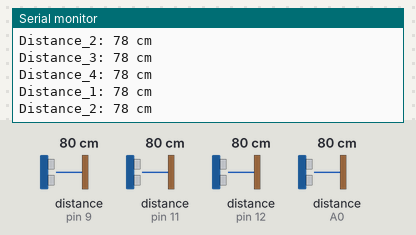
This sketch was run on a simulated Arduino Uno, built with avr-gcc and run on an emulated ATmega328P. On the bench: the last lines printed to the serial monitor. Wiring (inferred from the names in the program): 4 × ultrasonic range finder: trigger pin 8, echo pin 9 / trigger pin 10, echo pin 11 / trigger pin 13, echo pin 12 / trigger A1, echo A0. Inputs (shaded band) come from the test bench; at power-on: distance to the obstacle (sensors on pin 11, pin 9, pin 12, A0) 80 cm. The echo pulse lasts 58.3 µs per cm.

Above: at 1.2 s.
1.3 s: distance to the obstacle (sensor on pin 11) set to 2 cm
At 2.2 s:
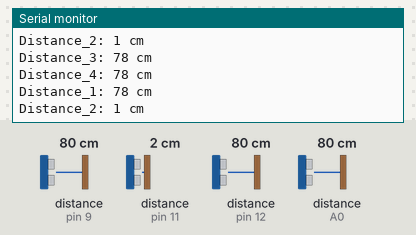
4.3 s: distance to the obstacle (sensor on pin 9) set to 2 cm
At 5.1 s:
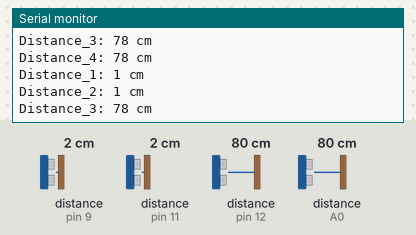
7.3 s: distance to the obstacle (sensor on pin 12) set to 2 cm
At 8.3 s:
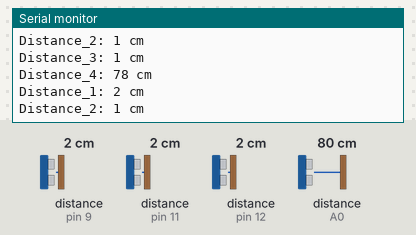
10.3 s: distance to the obstacle (sensor on A0) set to 2 cm
At 11.0 s:
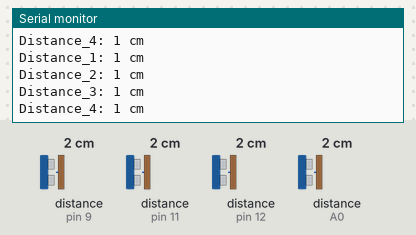
11.8 s: distance to the obstacle (sensor on pin 9) set to 4 cm
At 12.7 s:
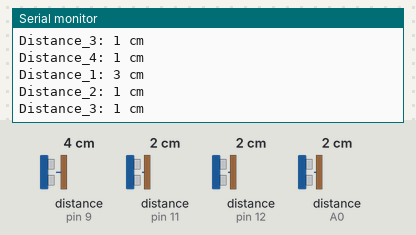
13.3 s: distance to the obstacle (sensor on pin 9) set to 18 cm
At 13.9 s:
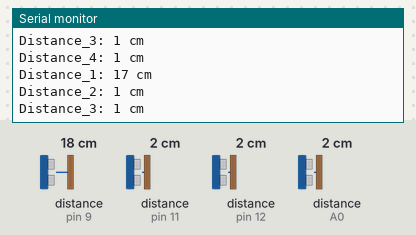
Timing chart, 0 to 16.3 s (numbered marks = the images above; inputs shaded):
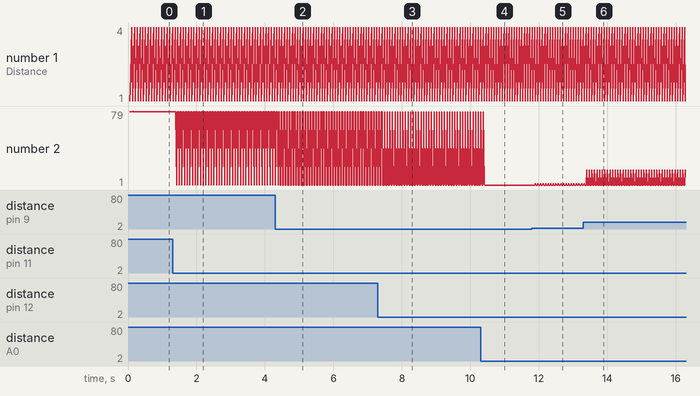

The sketch:

ultrasonic_sensor.ino
```cpp
  // defines variables

// HC-SR04_1 and HC-SR04_2 senses any walls or ostacles
// HC-SR04_3 and HC-SR04_4 check the end of handrails

#define echoPin1 9 // pin D2 Arduino to pin Echo of HC-SR04_1
#define trigPin1 8 // pin D3 Arduino to pin Trig of HC-SR04_1
#define echoPin2 11 // pin D9 Arduino to pin Echo of HC-SR04_2
#define trigPin2 10 // pin D10 Arduino to pin Trig of HC-SR04_2
#define echoPin3 12 // pin D12 Arduino to pin Echo of HC-SR04_3
#define trigPin3 13 // pin D13 Arduino to pin Trig of HC-SR04_3
#define echoPin4 A0 // pin A0 Arduino to pin Echo of HC-SR04_4
#define trigPin4 A1 // pin A1 Arduino to pin Trig of HC-SR04_4

long duration;
int distance;
int distance_1, distance_2, distance_3, distance_4; // variable for the distance measurement

void setup() {

  pinMode(trigPin1, OUTPUT);
  pinMode(echoPin1, INPUT);
  pinMode(trigPin2, OUTPUT);
  pinMode(echoPin2, INPUT);
  pinMode(trigPin3, OUTPUT);
  pinMode(echoPin3, INPUT);
  pinMode(trigPin4, OUTPUT);
  pinMode(echoPin4, INPUT);
  Serial.begin(9600); // // Serial Communication is starting with 9600 of baudrate speed
  Serial.println("Ultrasonic Sensor HC-SR04 Test"); // print some text in Serial Monitor
  Serial.println("with Arduino UNO R3");
}


// function calculate the distance with the input is the trig and echo of each sensor
float Sensor(int trigPin,int echoPin)
{
  // Clears the trigPin condition
  digitalWrite(trigPin, LOW);
  delayMicroseconds(2);
  // Sets the trigPin HIGH (ACTIVE) for 10 microseconds
  digitalWrite(trigPin, HIGH);
  delayMicroseconds(10);
  digitalWrite(trigPin, LOW);
  // Reads the echoPin, returns the sound wave travel time in microseconds
  duration = pulseIn(echoPin, HIGH);
  // Calculating the distance
  distance = duration * 0.034 / 2;

  return distance;
}// END of the Sensor function


void read_sensor(){
  distance_1 = Sensor(trigPin1, echoPin1);
  distance_2 = Sensor(trigPin2, echoPin2);
  distance_3 = Sensor(trigPin3, echoPin3);
  distance_4 = Sensor(trigPin4, echoPin4);
}


void print_sensor_all(){
  Serial.print("Distance_1: ");
  Serial.print(distance_1);
  Serial.println(" cm");
  Serial.print("Distance_2: ");
  Serial.print(distance_2);
  Serial.println(" cm");
  Serial.print("Distance_3: ");
  Serial.print(distance_3);
  Serial.println(" cm");
  Serial.print("Distance_4: ");
  Serial.print(distance_4);
  Serial.println(" cm");
}


void loop() {
  read_sensor();
  print_sensor_all();
}
```

Measured:
- after the input at 1.3 s, the serial monitor: prints a new line after 0.12 s (image 1)
- after the input at 4.3 s, the serial monitor: prints a new line after 0.14 s (image 2)
- after the input at 7.3 s, the serial monitor: prints a new line after 0.18 s (image 3)
- after the input at 10.3 s, the serial monitor: prints a new line after 0.16 s (image 4)
- after the input at 11.8 s, the serial monitor: prints a new line after 0.10 s (image 5)
- after the input at 13.3 s, the serial monitor: prints a new line after 0.10 s (image 6)
- plotted number 2: 1 → 17 after the input at 13.3 s
